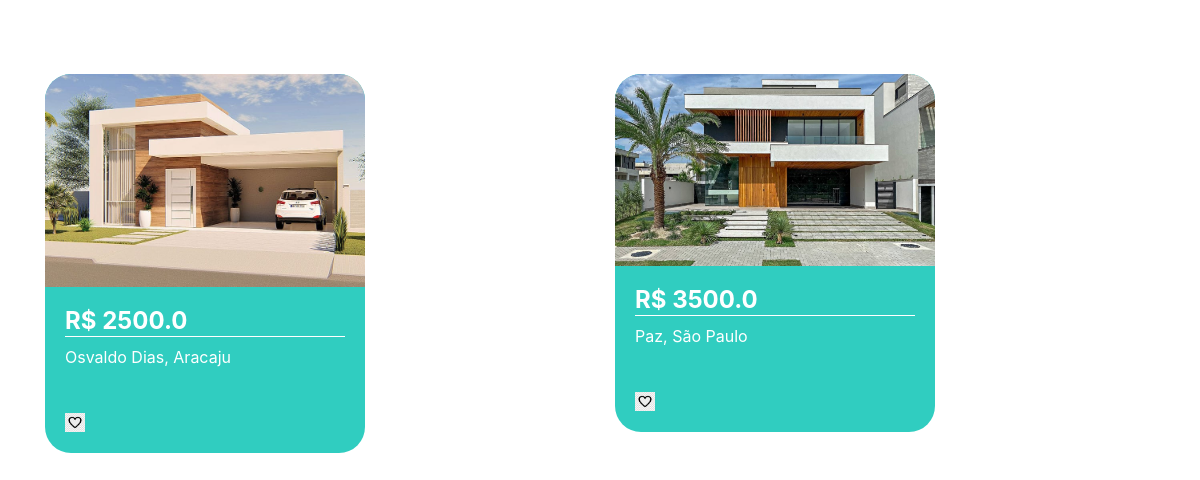
The app's page / (signed in) with its own data.
### plataforma/models.py (models this page shows, shortened)
class Imovel(models.Model):
    choices = (('V', 'Venda'),
                ('A', 'Aluguel'))
    choices_imovel = (('A', 'Apartamento'),
                        ('C', 'Casa'))
    imagens = models.ManyToManyField(Imagem)
    valor = models.FloatField()
    quartos = models.IntegerField()
    tamanho = models.FloatField()
    cidade = models.ForeignKey(Cidade, on_delete=models.DO_NOTHING)
    rua = models.CharField(max_length=50)
    tipo = models.CharField(max_length=1, choices=choices)
    tipo_imovel = models.CharField(max_length=1, choices=choices_imovel)
    numero = models.IntegerField()
    bairro = models.TextField()
    contato = models.CharField("telefone", max_length = 100)
    class Meta:
        verbose_name = "Imóvel"
        verbose_name_plural = "Imóveis"

class Imagem(models.Model):
    img = models.ImageField(upload_to='img', blank=True)

class Cidade(models.Model):
    nome = models.CharField("nome", max_length=30)
    def __str__(self) -> str:
        return self.nome

### plataforma/views.py (the view)
# urls.py: path('', views.home, name="home"),
@login_required(login_url='/auth/logar/') #permite que apenas usuarios logados acessem a plataforma
def home(request):
    imoveis = Imovel.objects.all()
    return render(request, 'home.html', {'imoveis': imoveis})

### plataforma/templates/home.html
{% extends 'base.html' %}
{% load static %}
{% block 'head' %}
<link rel="stylesheet" href="{% static 'plataforma/css/home.css' %}">
{% endblock  %}
{% block 'body' %}
<div class="container">
    <br>
    <div class="row">
        {% for imovel in imoveis %}
        <div class="col-md cont">
            <div class="card_imovel">
                <img class="img_capa_imovel" src="{{imovel.imagens.all.0.img.url}}">
                <div class="informacoes_imoveis">
                    <a class="a_none" href=""><h4 class="valor">R$ {{imovel.valor}}</h4></a>
                    <p>{{imovel.rua}}, {{imovel.cidade}}</p>
                    <br>
                    <img width="7%" src="{% static 'plataforma/img/heart.png' %}">
                </div>
            </div>
        </div>
        {% endfor %}
    </div>
</div>
{% endblock %}

### templates/static/plataforma/css/home.css (style rules this page uses)
.card_imovel { background-color: #30cdc0; width: 20rem; margin-top: 50px; border-radius: 26px; }
.img_capa_imovel { width: 100%; border-top-left-radius: 26px; border-top-right-radius: 26px; }
.informacoes_imoveis { padding: 20px; color: white; }
.valor { font-weight: bold; border-bottom: 1px solid white; }
.a_none { color: white; }

### records on screen
Imovel: imagens.all.0.img (picture), valor "2500.0", rua "Osvaldo Dias", cidade "Aracaju"
Imovel: imagens.all.0.img (picture), valor "3500.0", rua "Paz", cidade "São Paulo"
